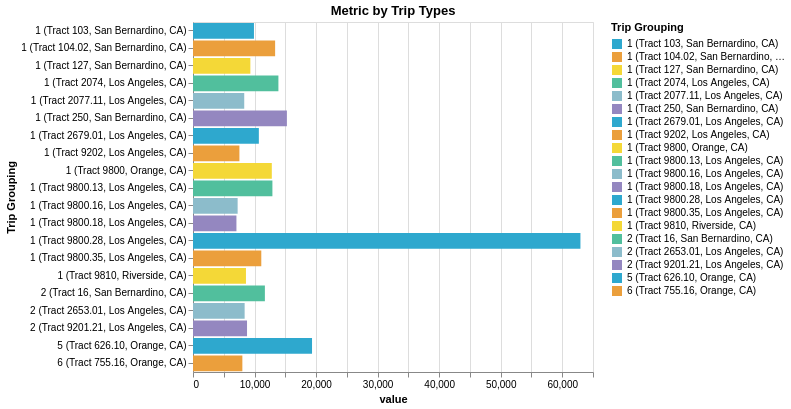

Source (notebook cell):
### Code cell
metrics_list = summary_melt["Metric"].unique().tolist()

metrics_dropdown = alt.binding_select(
        options=metrics_list,
        name="Metrics: ",
    )
    # Column that controls the bar charts
xcol_param = alt.selection_point(
        fields=["Metric"], value=metrics_list[0], bind=metrics_dropdown
    )

chart = (alt.Chart(summary_melt, title="Metric by Trip Types")
        .mark_bar()
        .encode(
            x=alt.X("value"),
            y=alt.Y("Trip Grouping"),
            color=alt.Color("Trip Grouping",
                                  scale=alt.Scale(
                                      range=cp.CALITP_CATEGORY_BRIGHT_COLORS))
        ).properties(width=400, height=350)
    ).add_params(xcol_param).transform_filter(xcol_param)

display(HTML("""
<style>
form.vega-bindings {
  position: absolute;
  left: 0px;
  top: -0px;
}
</style>
"""))

(chart)

### Figure 1 — Vega specification as saved in the notebook (floating-point values rounded to 4 significant figures; data arrays with more than 128 entries replaced by an {"elided": "..."} marker saying what was removed)
{"$schema": "https://vega.github.io/schema/vega/v5.json", "data": [{"name": "_server_source_0", "values": {"elided": "500 records"}}, {"name": "param_1_store", "values": [{"unit": "", "fields": [{"type": "E", "field": "Metric"}], "values": ["Total Trips"]}]}, {"name": "source_0", "source": "_server_source_0", "transform": [{"type": "filter", "expr": "!length(data(\"param_1_store\")) || vlSelectionTest(\"param_1_store\", datum)"}, {"type": "stack", "field": "value", "groupby": ["Trip Grouping"], "sort": {"field": [], "order": []}, "as": ["value_start", "value_end"], "offset": "zero"}, {"type": "filter", "expr": "isValid(datum[\"value\"]) && isFinite(+datum[\"value\"])"}, {"type": "project", "fields": ["Trip Grouping", "value_end", "value_start"]}]}, {"name": "source_0_y_domain_Trip Grouping", "source": "source_0", "transform": [{"type": "aggregate", "groupby": ["Trip Grouping"], "fields": [], "ops": [], "as": []}, {"type": "formula", "expr": "datum['Trip Grouping']", "as": "sort_field"}, {"type": "project", "fields": ["Trip Grouping"]}]}, {"name": "source_0_color_domain_Trip Grouping", "source": "source_0", "transform": [{"type": "aggregate", "groupby": ["Trip Grouping"], "fields": [], "ops": [], "as": []}, {"type": "formula", "expr": "datum['Trip Grouping']", "as": "sort_field"}, {"type": "project", "fields": ["Trip Grouping"]}]}], "signals": [{"name": "unit", "value": {}, "on": [{"events": "pointermove", "update": "isTuple(group()) ? group() : unit"}]}, {"name": "param_1_Metric", "init": "\"Total Trips\"", "bind": {"input": "select", "options": ["Total Trips", "N Auto Trips", "Pct Auto Trips", "N Tranist Trips", "Pct Transit Trips", "N Walking Trips", "Pct Walking Trips", "Auto Mean Minutes", "Auto Median Minutes", "Auto Max Minutes", "Auto Mean Miles", "Auto Median Miles", "Auto Max Miles", "Transit Mean Minutes", "Transit Median Minutes", "Transit Max Minutes", "Transit Mean Miles", "Transit Median Miles", "Transit Max Miles", "Walking Mean Minutes", "Walking Median Minutes", "Walking Max Minutes", "Walking Mean Miles", "Walking Median Miles", "Walking Max Miles"], "name": "Metrics: "}}, {"name": "param_1", "update": "vlSelectionResolve(\"param_1_store\", \"union\", true, true)"}, {"name": "param_1_tuple", "update": "param_1_Metric !== null ? {fields: param_1_tuple_fields, values: [param_1_Metric]} : null"}, {"name": "param_1_tuple_fields", "value": [{"type": "E", "field": "Metric"}]}, {"name": "param_1_modify", "on": [{"events": {"signal": "param_1_tuple"}, "update": "modify(\"param_1_store\", param_1_tuple, true)"}]}], "marks": [{"type": "rect", "name": "marks", "from": {"data": "source_0"}, "encode": {"update": {"height": {"signal": "max(0.25, bandwidth('y'))"}, "fill": {"field": "Trip Grouping", "scale": "color"}, "x": {"field": "value_end", "scale": "x"}, "x2": {"field": "value_start", "scale": "x"}, "y": {"field": "Trip Grouping", "scale": "y"}}}, "style": ["bar"], "interactive": true}], "scales": [{"name": "x", "type": "linear", "domain": {"data": "source_0", "fields": ["value_start", "value_end"]}, "range": [0, {"signal": "width"}], "nice": true, "zero": true}, {"name": "y", "type": "band", "domain": {"data": "source_0_y_domain_Trip Grouping", "field": "Trip Grouping", "sort": true}, "range": [0, {"signal": "height"}], "paddingInner": 0.1, "paddingOuter": 0.05}, {"name": "color", "type": "ordinal", "domain": {"data": "source_0_color_domain_Trip Grouping", "field": "Trip Grouping", "sort": true}, "range": ["#2EA8CE", "#EB9F3C", "#F4D837", "#51BF9D", "#8CBCCB", "#9487C0"]}], "axes": [{"scale": "x", "tickCount": {"signal": "ceil(width/40)"}, "gridScale": "y", "ticks": false, "zindex": 0, "labels": false, "maxExtent": 0, "minExtent": 0, "orient": "bottom", "domain": false, "aria": false, "grid": true}, {"scale": "x", "zindex": 0, "title": "value", "grid": false, "orient": "bottom", "labelOverlap": true, "labelFlush": true, "tickCount": {"signal": "ceil(width/40)"}}, {"scale": "y", "title": "Trip Grouping", "grid": false, "zindex": 0, "orient": "left"}], "title": {"text": "Metric by Trip Types", "frame": "group"}, "background": "white", "height": 350, "legends": [{"fill": "color", "symbolType": "square", "title": "Trip Grouping"}], "width": 400, "padding": 5, "style": "cell"}
